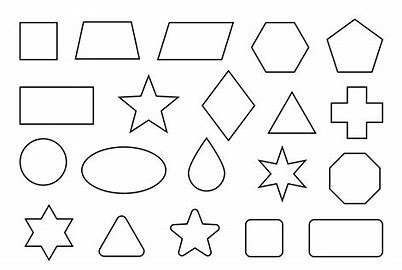
#> input picture projects/computer_vision/contour_detection/shape_for_test.jpeg, 402 x 270 px, found by its file name
$ python colorspace_tests.py
#> lines starting #> are read from the running program, lines starting #| are printed output that depends on the picture
# Random test - trying different color spaces
# Not sure which is best for segmentation yet

import cv2
import numpy as np
import matplotlib.pyplot as plt

# Load an image (need to find a colorful one)
# Using the shapes image for now
img = cv2.imread('../Contour_detection/shape_for_test.jpeg')
#> img is the input picture: shape (270, 402, 3); min 0, max 255, mean 240.9
img_rgb = cv2.cvtColor(img, cv2.COLOR_BGR2RGB)

# Convert to different color spaces
img_hsv = cv2.cvtColor(img, cv2.COLOR_BGR2HSV)
#> img_hsv: shape (270, 402, 3); mean H, S, V 0, 0, 240.9
img_lab = cv2.cvtColor(img, cv2.COLOR_BGR2LAB)
#> img_lab: shape (270, 402, 3); mean of channels 0, 1, 2 241.4, 128, 128
img_gray = cv2.cvtColor(img, cv2.COLOR_BGR2GRAY)

# Display all
fig, axes = plt.subplots(2, 3, figsize=(15, 10))

axes[0, 0].imshow(img_rgb)
axes[0, 0].set_title('Original (RGB)')
axes[0, 0].axis('off')

# HSV channels
axes[0, 1].imshow(img_hsv[:,:,0], cmap='hsv')  # Hue
axes[0, 1].set_title('HSV - Hue')
axes[0, 1].axis('off')

axes[0, 2].imshow(img_hsv[:,:,1], cmap='gray')  # Saturation
axes[0, 2].set_title('HSV - Saturation')
axes[0, 2].axis('off')

axes[1, 0].imshow(img_hsv[:,:,2], cmap='gray')  # Value
axes[1, 0].set_title('HSV - Value')
axes[1, 0].axis('off')

# LAB - not sure what L, A, B stand for yet... need to look up
axes[1, 1].imshow(img_lab[:,:,0], cmap='gray')  # L
axes[1, 1].set_title('LAB - L channel')
axes[1, 1].axis('off')

axes[1, 2].imshow(img_gray, cmap='gray')
axes[1, 2].set_title('Grayscale')
axes[1, 2].axis('off')

plt.tight_layout()
plt.savefig('colorspace_comparison.png')
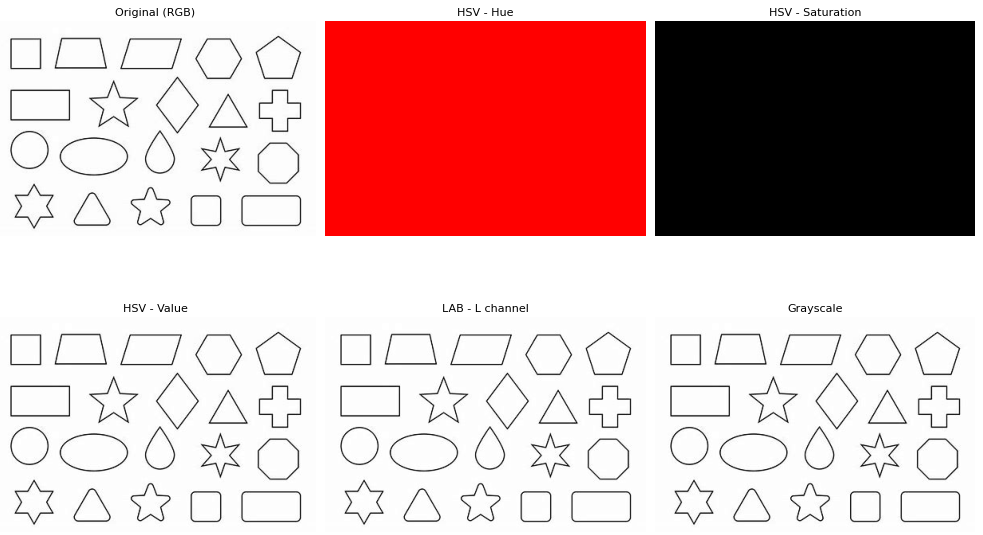
#> figure drawn by matplotlib, 6 panels
plt.show()

# Notes:
# HSV seems useful for color-based segmentation
# Hue channel isolates color from brightness
# Saturation shows how "colorful" each pixel is
# Value is similar to grayscale but not quite the same
#
# TODO: Try color-based segmentation using HSV
# Example: isolate all red objects or blue objects
# Should be easier in HSV than RGB
